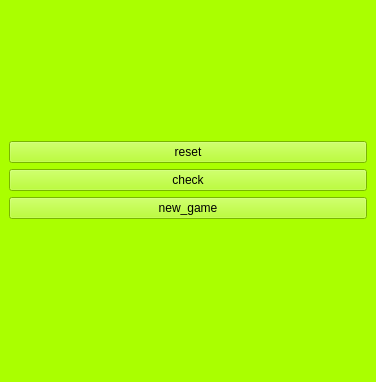
<?xml version="1.0" encoding="UTF-8"?>
<ui version="4.0">
 <class>MainWindow</class>
 <widget class="QMainWindow" name="MainWindow">
  <property name="geometry">
   <rect>
    <x>0</x>
    <y>0</y>
    <width>376</width>
    <height>382</height>
   </rect>
  </property>
  <property name="windowTitle">
   <string>MainWindow</string>
  </property>
  <property name="styleSheet">
   <string notr="true">background-color: rgb(170, 255, 0);</string>
  </property>
  <widget class="QWidget" name="centralwidget">
   <layout class="QGridLayout" name="gridLayout">
    <item row="0" column="0">
     <layout class="QVBoxLayout" name="verticalLayout">
      <item>
       <layout class="QGridLayout" name="gla"/>
      </item>
     </layout>
    </item>
    <item row="1" column="0">
     <layout class="QVBoxLayout" name="verticalLayout_2">
      <item>
       <widget class="QPushButton" name="pushButton">
        <property name="text">
         <string>reset</string>
        </property>
       </widget>
      </item>
      <item>
       <widget class="QPushButton" name="btn_check">
        <property name="text">
         <string>check</string>
        </property>
       </widget>
      </item>
      <item>
       <widget class="QPushButton" name="pbt_1">
        <property name="text">
         <string>new_game</string>
        </property>
       </widget>
      </item>
     </layout>
    </item>
   </layout>
  </widget>
  <widget class="QMenuBar" name="menubar">
   <property name="geometry">
    <rect>
     <x>0</x>
     <y>0</y>
     <width>376</width>
     <height>22</height>
    </rect>
   </property>
  </widget>
  <widget class="QStatusBar" name="statusbar"/>
 </widget>
 <resources/>
 <connections/>
</ui>
